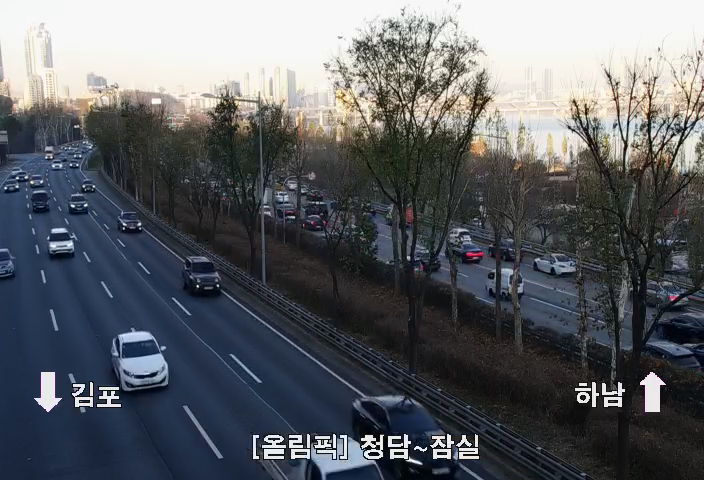
#> input picture frame 90 of 배경추출/cctv.mp4, 704 x 480 px
$ python pixel_subtraction.py
#> lines starting #> are read from the running program, lines starting #| are printed output that depends on the picture
import cv2
import time
import numpy as np
from numpy.lib.function_base import diff

video_path = './cctv.mp4'
output_path = './background_extraction_output.mp4'
video = cv2.VideoCapture(video_path)

width = int(video.get(cv2.CAP_PROP_FRAME_WIDTH))
height = int(video.get(cv2.CAP_PROP_FRAME_HEIGHT))

# 프레임 정보를 저장해놓을 변수를 선언한다
# first_frame = np.zeros((400,400,3))
# second_frame = np.zeros((400,400,3))
first_frame = np.zeros((400,400))
second_frame = np.zeros((400,400))
# 영상에서 첫 프레임과 두번째 프레임을 저장한다
for i in range(2):
    return_value, frame = video.read()
    frame = cv2.resize(frame,(400,400))
    frame = cv2.cvtColor(frame, cv2.COLOR_BGR2GRAY)
    if i == 0 : first_frame = frame
    if i == 1 : second_frame = frame
#> this loop made 2 passes
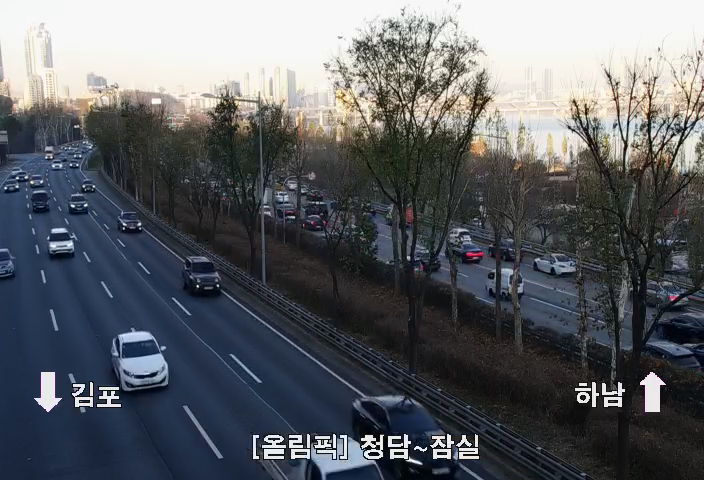
#> input picture frame 90 of 배경추출/cctv.mp4, 704 x 480 px
#> pass 1, `frame = cv2.resize(frame,(400,400))`:
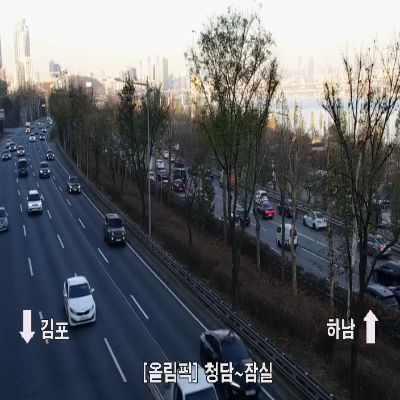
#> frame: shape (400, 400, 3); mean B, G, R 101.4, 96.9, 93.8
#> pass 1, `frame = cv2.cvtColor(frame, cv2.COLOR_BGR2GRAY)`:
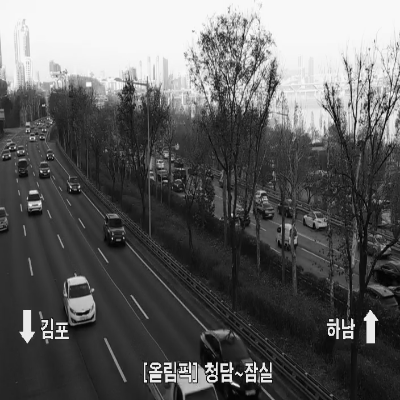
#> frame: shape (400, 400); min 1, max 253, mean 96.5
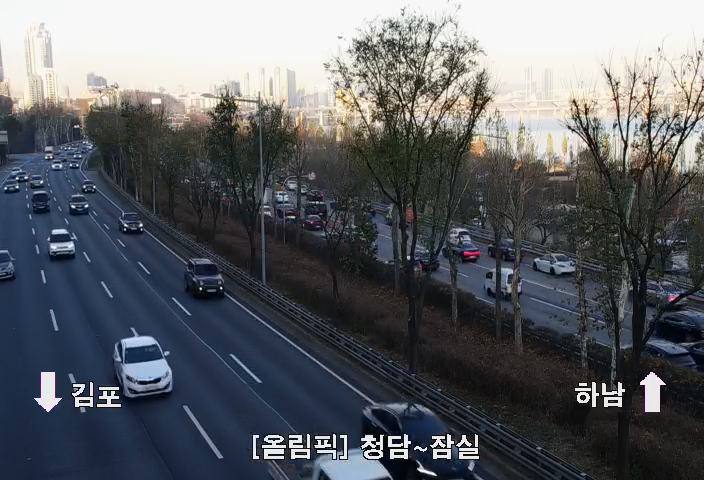
#> input picture frame 91 of 배경추출/cctv.mp4, 704 x 480 px
#> pass 2, `frame = cv2.resize(frame,(400,400))`:
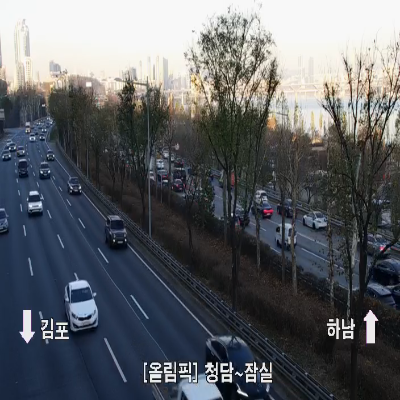
#> frame: shape (400, 400, 3); mean B, G, R 101.7, 97.2, 94
#> pass 2, `frame = cv2.cvtColor(frame, cv2.COLOR_BGR2GRAY)`:
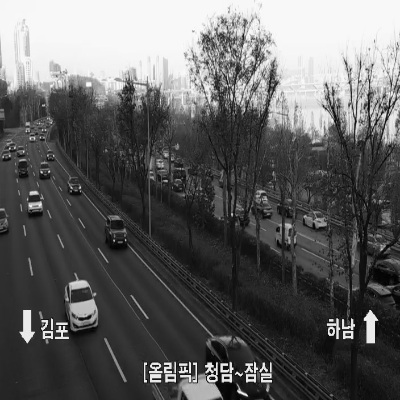
#> frame: shape (400, 400); min 1, max 253, mean 96.8

diff_image = second_frame - first_frame
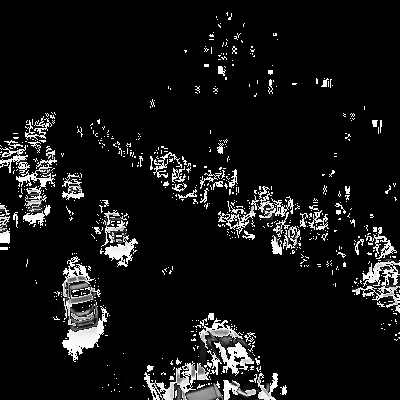
#> diff_image: shape (400, 400); min 0, max 255, mean 20.7
concat_image = np.concatenate((first_frame,second_frame,diff_image),axis=1)
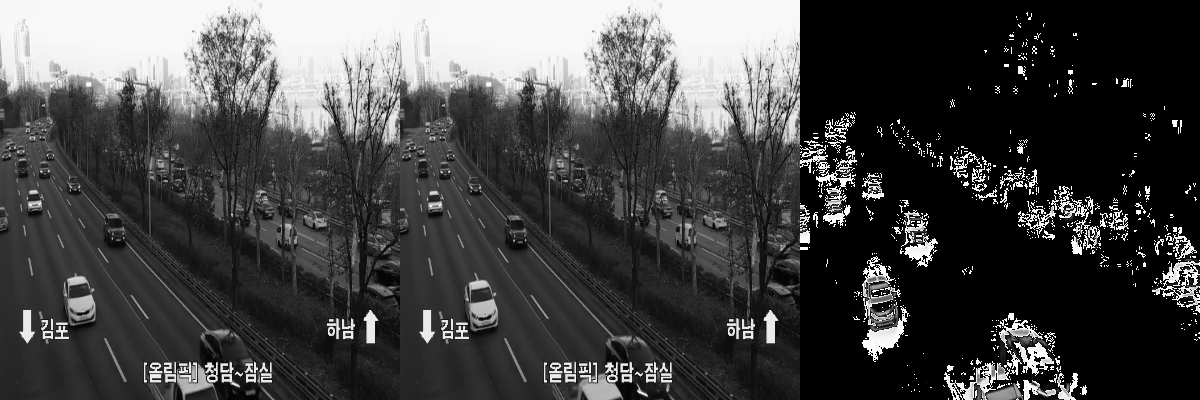
#> concat_image: shape (400, 1200); min 0, max 255, mean 71.3

cv2.imshow('images',concat_image)
cv2.waitKey(0)

$ run again, starting later in the video
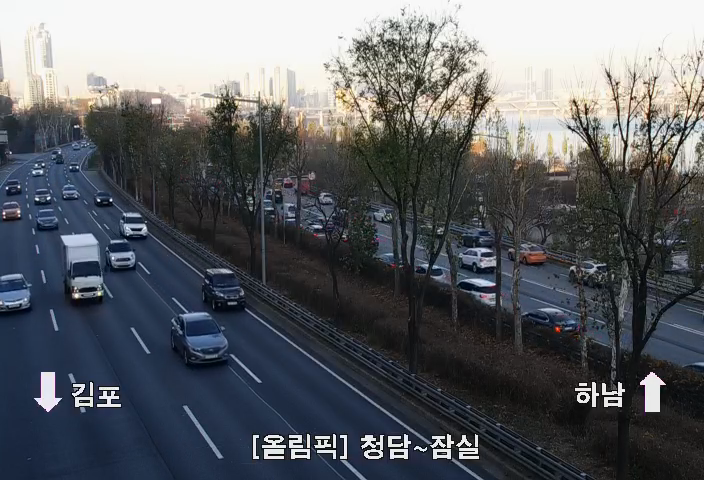
#> input picture frame 405 of 배경추출/cctv.mp4, 704 x 480 px
#> the loop `for i in range(2):` made 2 passes
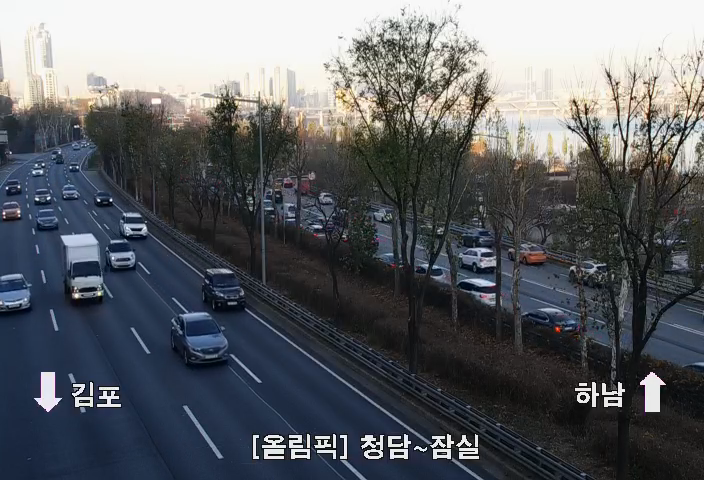
#> input picture frame 405 of 배경추출/cctv.mp4, 704 x 480 px
#> `diff_image = second_frame - first_frame`:
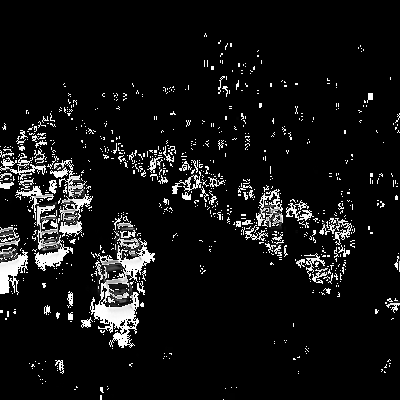
#> diff_image: shape (400, 400); min 0, max 255, mean 19.1
#> `concat_image = np.concatenate((first_frame,second_frame,diff_image),ax..`:
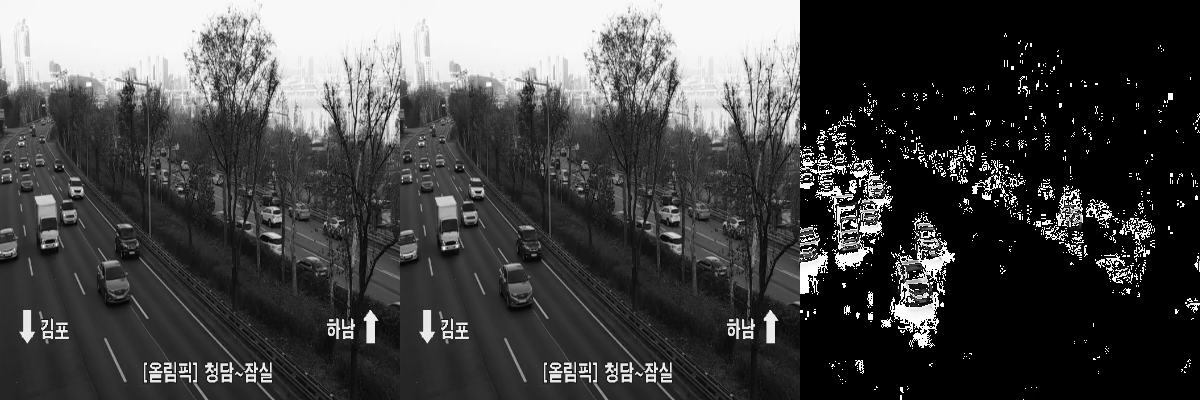
#> concat_image: shape (400, 1200); min 0, max 255, mean 70.9
